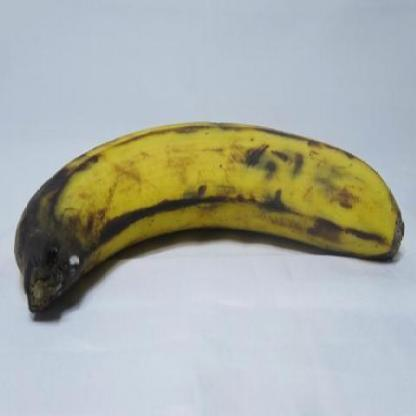
#> input picture test/overripe/musa-acuminata-mold-e1ae5b43-1d0a-11ec-80fd-d8c4975e38aa_jpg.rf.e3757cdfe9a0f7a6a659b6e6858e3a2a.jpg, 416 x 416 px; its folder holds only this picture in this run
$ jupyter execute classify_banana.ipynb   (shell and % lines are left out)
#> lines starting #> are read from the running program, lines starting #| are printed output that depends on the picture
[cell 1]
#Classify Banana [overripe, ripe, rotten, unripe]

[cell 2]
# 1. Import Dependecies
import pandas as pd
import os
from pathlib import Path
import numpy as np
import cv2
# Packages for visuals
import matplotlib.pyplot as plt
# Allows charts to appear in the notebook
import pickle
from collections import Counter
# Optional but recommended for stronger SVM features
from skimage.feature import hog

[cell 3]
# 2. Global Config
ROOT = Path(".")
SPLITS = ["train", "valid", "test"]
CLASSES = ["overripe", "ripe", "rotten", "unripe"]

IMG_SIZE = (128, 128)   # keep fixed for SVM
USE_HOG = True

[cell 4]
# 3. Dataset audit + cleaning checks
def list_images(folder):
    #allow any extensions
    exts = {".jpg", ".jpeg", ".png", ".bmp", ".webp"}
    return [p for p in folder.rglob("*") if p.suffix.lower() in exts]

def validate_image(path, min_side=20): #function to check if image is readable and not too small
    #load image
    img = cv2.imread(str(path))
    #treat as corrupt if not loading
    if img is None:
        return False, "unreadable"
    h, w = img.shape[:2]
    if h < min_side or w < min_side:
        return False, "too_small"
    return True, "ok"

rows = []
bad_files = [] #store invalid image

#validate every images
for split in SPLITS:
    for cls in CLASSES:
        folder = ROOT / split / cls
        if not folder.exists(): # if not folder
            rows.append({"split": split, "class": cls, "count": 0})
            continue

        imgs = list_images(folder) #get all images
        rows.append({"split": split, "class": cls, "count": len(imgs)}) #store image count

        for p in imgs:
            ok, reason = validate_image(p)
#> in validate_image, img is the input picture: shape (416, 416, 3); mean B, G, R 167.4, 174.8, 170.6
            if not ok:
                bad_files.append({"path": str(p), "reason": reason})
#> pass 2 of the loop `for split in SPLITS:`:
#> `imgs = list_images(folder)`: imgs = 1 item
#> ok = True; reason = 'ok'

#list to dataframe to visualize the image quality and count
df_counts = pd.DataFrame(rows)
print("Image count per split/class:")
display(df_counts.pivot(index="class", columns="split", values="count").fillna(0).astype(int))

#show bad files detected
print(f"\nBad files found: {len(bad_files)}")
if bad_files:
    bad_df = pd.DataFrame(bad_files)
    display(bad_df["reason"].value_counts().to_frame("count"))
    display(bad_df.head(10))

[cell 5]
#show sample images

def show_sample_images(split="train", classes=CLASSES, root=ROOT, samples_per_class=3):
    """
    Display sample images per class.
    """
    plt.figure(figsize=(12, 8))

    idx = 1

    for cls in classes:
        folder = root / split / cls

        if not folder.exists():
            continue

        imgs = list_images(folder)

        for i in range(min(samples_per_class, len(imgs))):
            img = cv2.imread(str(imgs[i]))

            if img is None:
                continue

            img_rgb = cv2.cvtColor(img, cv2.COLOR_BGR2RGB)

            plt.subplot(len(classes), samples_per_class, idx)
            plt.imshow(img_rgb)
            plt.title(cls)
            idx += 1
    plt.tight_layout()
    plt.show()


# Call visualization
show_sample_images("train")                        # Show training samples
#> in show_sample_images, `imgs = list_images(folder)`: imgs = 1 item
#> pass 2 of the loop in show_sample_images, `for cls in classes:`:
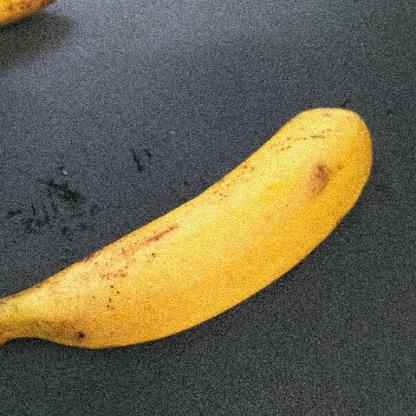
#> input picture test/ripe/musa-acuminata-banana-adebf291-394a-11ec-99da-d8c4975e38aa_jpg.rf.4995b723efaa7cdb942e309fdd82e597.jpg, 416 x 416 px
#> in show_sample_images, img is the input picture: shape (416, 416, 3); mean B, G, R 77.3, 101.4, 109.4
#> in show_sample_images, `plt.show()`:
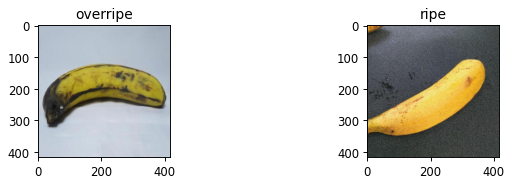
#> figure drawn by matplotlib, 2 panels

[cell 6]
# 4. Load + preprocess for SVM (requirements)
def load_split_flattened(split, classes, root=ROOT, img_size=(32, 32)):
    X, y = [], []           # X - features, y - labels
    skipped = []            # skipped files

    for label, cls in enumerate(classes):
        folder = root / split / cls
        if not folder.exists():             # missing folder
            continue

        imgs = list_images(folder)          # get all images
        for p in imgs:                      # for each image
            img = cv2.imread(str(p))
            if img is None:
                skipped.append((str(p), "unreadable")) #append unreadable file
                continue

            # a. Convert to grayscale
            gray = cv2.cvtColor(img, cv2.COLOR_BGR2GRAY)

            # b. Resize image (option: 28x28 ))
            gray = cv2.resize(gray, img_size, interpolation=cv2.INTER_AREA)

            # c. Normalize pixel values to 0..1
            gray = gray.astype(np.float32) / 255.0

            # d. Flatten into 1D vector and Adding HOG features
            features = hog(                          # Compute HOG
                gray,                                # Input image
                orientations=9,                      # Number of gradient directions
                pixels_per_cell=(8, 8),              # Cell size
                cells_per_block=(2, 2),              # Block size
                block_norm='L2-Hys',                 # Normalization method
                visualize=False,                     # Do not return image
                feature_vector=True                  # Return as 1D vector
            )

            X.append(features)       # append cleaned feature images
            y.append(label)     # append cleaned label images


    return np.array(X, dtype=np.float32), np.array(y, dtype=np.int32), skipped

# Build datasets
X_train, y_train, skip_train = load_split_flattened("train", CLASSES, ROOT, img_size=(32, 32))
#> in load_split_flattened, `gray = cv2.cvtColor(img, cv2.COLOR_BGR2GRAY)`:
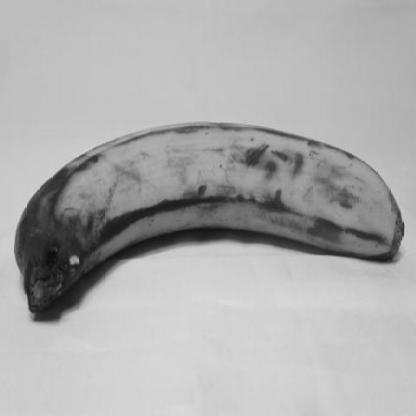
#> gray: shape (416, 416); min 9, max 220, mean 172.7
#> in load_split_flattened, `gray = cv2.resize(gray, img_size, interpolation=cv2.INTER_AREA)`:
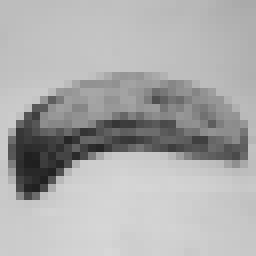
#> gray: shape (32, 32) (shown 8 times larger); min 31, max 215, mean 172.8
#> in load_split_flattened, `features = hog(                          # Compute HOG gray,          ..`: features = 324 values, max 0.402 at index 292, min 0 at index 5, mean 0.112
#> pass 2 of the loop in load_split_flattened, `for label, cls in enumerate(classes):`:
#> in load_split_flattened, `gray = cv2.cvtColor(img, cv2.COLOR_BGR2GRAY)`:
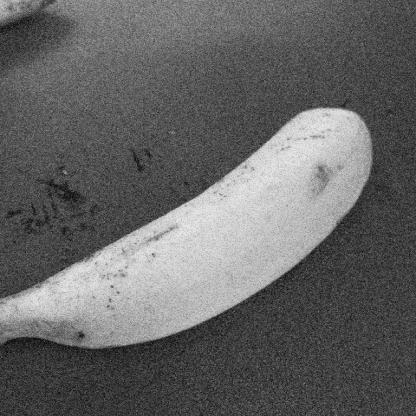
#> gray: shape (416, 416); min 1, max 237, mean 101.1
#> in load_split_flattened, `gray = cv2.resize(gray, img_size, interpolation=cv2.INTER_AREA)`:
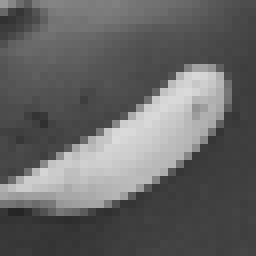
#> gray: shape (32, 32) (shown 8 times larger); min 37, max 219, mean 101.1
#> features = 324 values, max 0.503 at index 56, min 0 at index 16, mean 0.102
X_valid, y_valid, skip_valid = load_split_flattened("valid", CLASSES, ROOT, img_size=(32, 32))
#> pass 2 of the loop in load_split_flattened, `for label, cls in enumerate(classes):`:
X_test, y_test, skip_test = load_split_flattened("test", CLASSES, ROOT, img_size=(32, 32))
#> pass 2 of the loop in load_split_flattened, `for label, cls in enumerate(classes):`:

#print shape
print("X_train:", X_train.shape, "y_train:", y_train.shape)
#| X_train: (2, 324) y_train: (2,)
print("X_valid:", X_valid.shape, "y_valid:", y_valid.shape)
#| X_valid: (2, 324) y_valid: (2,)
print("X_test :", X_test.shape, "y_test :", y_test.shape)
#| X_test : (2, 324) y_test : (2,)
print("Total skipped:", len(skip_train) + len(skip_valid) + len(skip_test))
